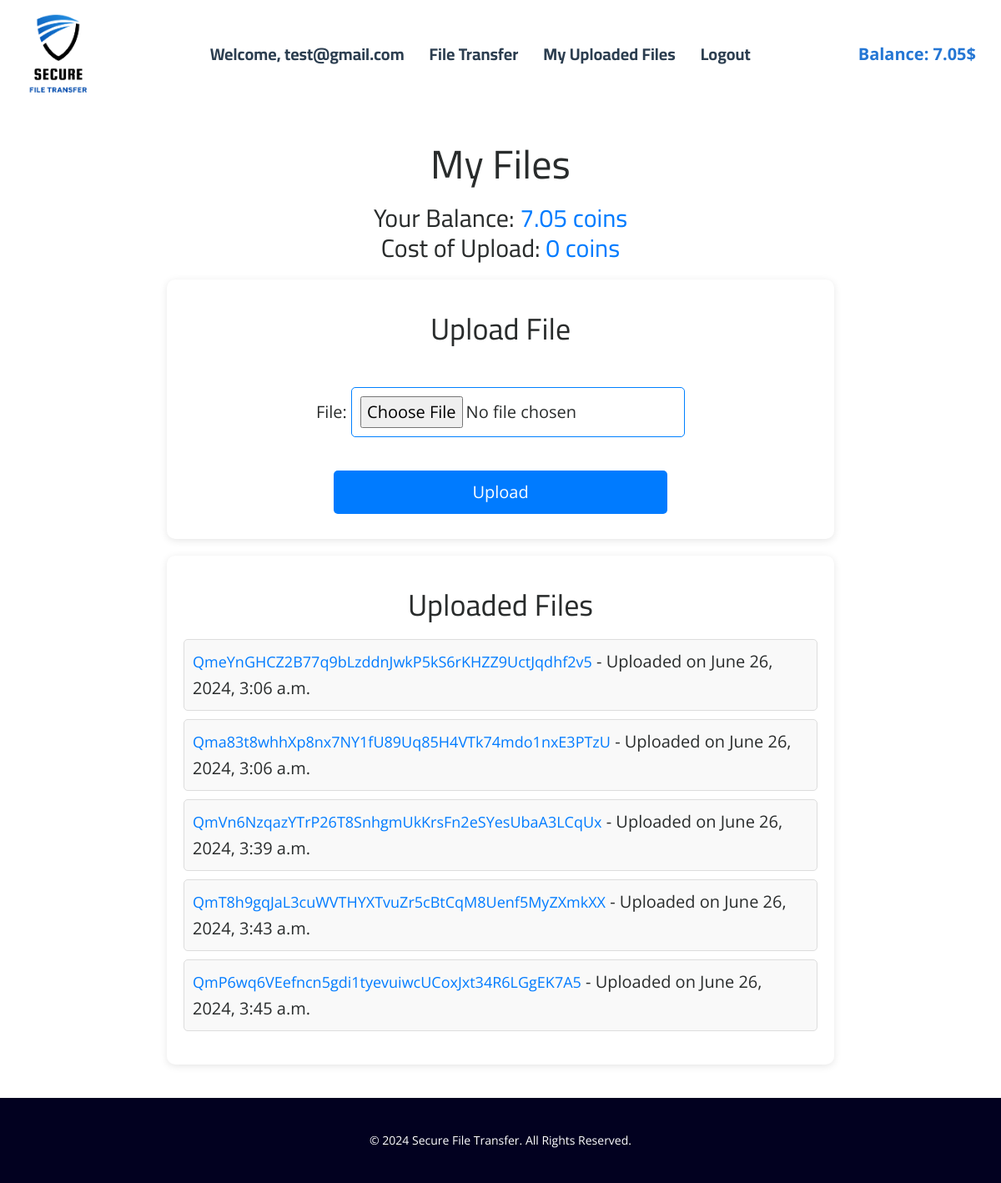
Screenshot of /files/ (signed in) with the database file from the repository.
### secure_file_transfer/models.py (models this page shows, shortened)
class User(models.Model):
    email = models.EmailField(unique=True)
    password = models.CharField(max_length=128)

class Wallet(models.Model):
    owner = models.OneToOneField(User, on_delete=models.CASCADE)
    balance = models.DecimalField(max_digits=10, decimal_places=2, default=0.00)

class FileUpload(models.Model):
    sender = models.ForeignKey(User, on_delete=models.CASCADE, related_name='sent_files')
    recipient = models.ForeignKey(User, on_delete=models.CASCADE, related_name='received_files', null=True, blank=True)
    ipfs_hash = models.CharField(max_length=255)
    original_filename = models.CharField(max_length=255)
    uploaded_at = models.DateTimeField(auto_now_add=True)
    encryption_key = models.CharField(max_length=255)

### secure_file_transfer/decorators.py (the view)
    def wrapper(request, *args, **kwargs):
        if 'user_id' not in request.session:
            return redirect('/login')
        return view_func(request, *args, **kwargs)

### secure_file_transfer/forms.py
class FileUploadForm(forms.Form):
    file = forms.FileField()

### templates/files.html (shortened to what this page needs)
{% extends 'base.html' %}
{% block content %}
<section class="files-section">
    <div class="container">
        <h1>My Files</h1>
        <div class="wallet-info">
            <h3>Your Balance: <span class="balance">{{ wallet_balance }} coins</span></h3>
            <h3>Cost of Upload: <span class="cost">0 coins</span></h3>
        </div>
        <div class="upload-container">
            <h2>Upload File</h2>
            <form method="post" enctype="multipart/form-data">
                {{ form.as_p }}
                <button type="submit">Upload</button>
            </form>
        </div>
        <div class="uploaded-files">
            <h2>Uploaded Files</h2>
            <ul>
                {% for file in files %}
                    <li>
                        <a href="{% url 'serve_file' file.id %}">{{ file.ipfs_hash }}</a> - Uploaded on {{ file.uploaded_at }}
                    </li>
                {% endfor %}
            </ul>
        </div>
    </div>
</section>
{% endblock %}

### templates/base.html (shortened to what this page needs)
<!DOCTYPE html>
<html lang="en" style="font-size: 16px;">
<head>
    {% load static %}
    <link rel="stylesheet" href="{% static 'css/nicepage.css' %}" media="screen">
    <link rel="stylesheet" href="{% static 'css/Home.css' %}" media="screen">
</head>
<body class="u-body u-xl-mode" data-path-to-root="./" data-include-products="false" data-lang="en">
<header class="u-clearfix u-header u-header" id="sec-d5ff">
    <div class="u-clearfix u-sheet u-sheet-1" style="display: flex; justify-content: space-between; align-items: center;">
        <a href="/" class="u-image u-logo u-image-1">
            <img src="{% static 'images/Secure.png' %}" class="u-logo-image u-logo-image-1" style="width: 80px;height: 110px;">
        </a>
        {% if request.session.user_email %}
            <span class="u-menu-link"><b>Welcome, {{ request.session.user_email }}</b></span>
            <a href="{% url 'file_transfer' %}" class="u-menu-link"><b>File Transfer</b></a>
            <a href="{% url 'files' %}" class="u-menu-link"><b>My Uploaded Files</b></a>
            <a href="{% url 'logout' %}" class="u-menu-link"><b>Logout</b></a>
            <span class="wallet-balance">Balance: {{ wallet_balance }}$</span>
        {% else %}
            <a href="{% url 'login' %}" class="u-menu-link"><b>Login</b></a>
            <a href="{% url 'register' %}" class="u-menu-link"><b>Register</b></a>
        {% endif %}
    </div>
</header>
<div class="main-content">
    {% block content %}
    {% endblock %}
</div>
<footer class="u-footer">
    <div>
        <p>&copy; 2024 Secure File Transfer. All Rights Reserved.</p>
    </div>
</footer>
</body>
</html>

### templates/base.html (style rules this page uses)
.u-menu-link { text-decoration: none; font-weight: normal; transition: color 0.3s, border-bottom 0.3s; position: relative; color: #2c3e50; font-family: 'Cairo', sans-serif; font-size: 1em; margin: 0 15px; }
.u-menu-link::after { content: ''; display: block; width: 0; height: 2px; background: #12adef; transition: width 0.3s; position: absolute; left: 50%; bottom: -5px; transform: translateX(-50%); }
h1, h2, h3, h4, h5, h6 { font-family: 'Cairo', sans-serif; }
body { font-size: 20px !important; font-family: 'Cairo', sans-serif; display: flex; flex-direction: column; min-height: 100vh; margin: 0; }
.u-header { background-color: white; color: #2c3e50; padding: 10px 0; }
.u-logo-image { width: 100%; }
.u-logo { width: 150px; margin-top: 0; }
.main-content { flex: 1; }
.u-footer { background-color: #020120; color: white; padding: 20px 0; font-size: 0.7em; text-align: center; }
.wallet-balance { color: #2476d4; font-weight: bold; margin-left: 10%; }

### templates/files.html (style rules this page uses)
li { list-style: none; }
.files-section { padding: 20px; }
.container { max-width: 800px; margin: auto; }
.wallet-info { text-align: center; margin-bottom: 20px; }
.wallet-info h3 { margin: 0; }
.wallet-info .balance, .wallet-info .cost { color: #007bff; }
.upload-container, .uploaded-files { background-color: white; padding: 20px; margin-bottom: 20px; border-radius: 10px; box-shadow: 0 2px 10px rgba(0, 0, 0, 0.1); }
h1, h2 { text-align: center; }
form { display: flex; flex-direction: column; align-items: center; }
form input, form button { margin: 10px 0; padding: 10px; width: 100%; max-width: 400px; border: 1px solid #0080ff; border-radius: 5px; }
form button { background-color: #007bff; color: white; border: none; transition: background-color 0.3s, transform 0.3s; }
.uploaded-files ul { list-style-type: none; padding: 0; }
.uploaded-files li { background-color: #f9f9f9; margin: 10px 0; padding: 10px; border: 1px solid #ddd; border-radius: 5px; }
.uploaded-files a { color: #007bff; text-decoration: none; }

### rows the page displays
User: session.user_email "test@gmail.com"
Wallet: balance "7.05"
FileUpload: ipfs_hash "QmeYnGHCZ2B77q9bLzddnJwkP5kS6rKHZZ9UctJqdhf2v5", uploaded_at "June 26, 2024, 3:06 a.m."
FileUpload: ipfs_hash "Qma83t8whhXp8nx7NY1fU89Uq85H4VTk74mdo1nxE3PTzU", uploaded_at "June 26, 2024, 3:06 a.m."
FileUpload: ipfs_hash "QmVn6NzqazYTrP26T8SnhgmUkKrsFn2eSYesUbaA3LCqUx", uploaded_at "June 26, 2024, 3:39 a.m."
FileUpload: ipfs_hash "QmT8h9gqJaL3cuWVTHYXTvuZr5cBtCqM8Uenf5MyZXmkXX", uploaded_at "June 26, 2024, 3:43 a.m."
FileUpload: ipfs_hash "QmP6wq6VEefncn5gdi1tyevuiwcUCoxJxt34R6LGgEK7A5", uploaded_at "June 26, 2024, 3:45 a.m."
